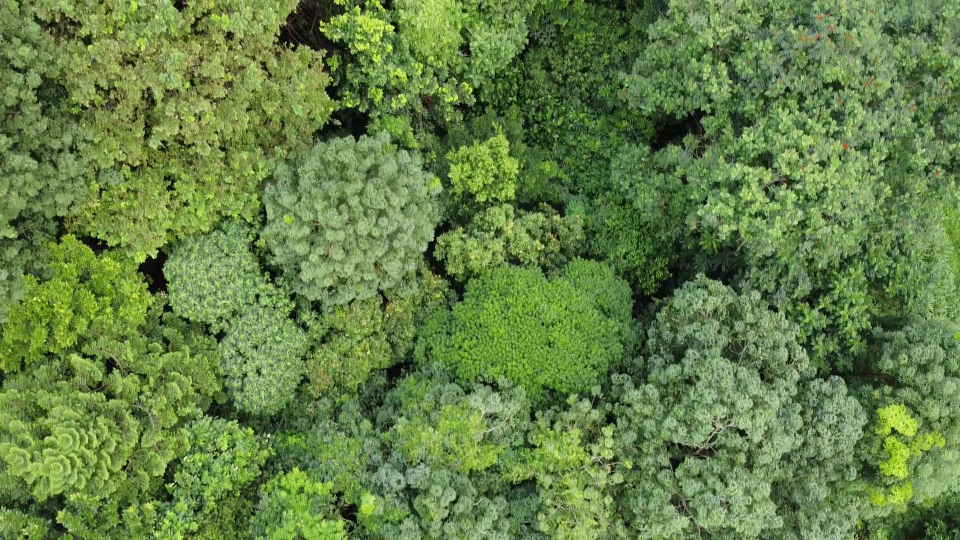
#> input picture data/image.jpg, 1920 x 1080 px, found by its file name (shown at 1/2 size)
$ jupyter execute --allow-errors batch_images.ipynb
#> lines starting #> are read from the running program, lines starting #| are printed output that depends on the picture
# Batch Transformation

With multiple images **of the same size**, you can batch transform them

[cell 1]
from matplotlib import pyplot as plt
from matplotlib.image import imread
from mpl_toolkits.axes_grid1 import ImageGrid
from skimage.util import view_as_blocks

## Read Image and Split them

We split the image into 4 **125 x 125 x 3** images

[cell 2]
ar = imread("../../../data/image.jpg")[:250, :250]
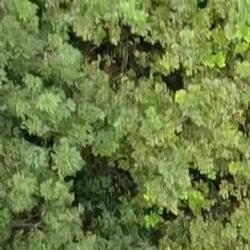
#> ar: shape (250, 250, 3); mean R, G, B 106.9, 123.7, 66.8
ars = view_as_blocks(ar, (125, 125, 3)).reshape(-1, 125, 125, 3)

[cell 3]
fig = plt.figure()
fig.add_subplot(221)
plt.imshow(ars[0])
fig.add_subplot(222)
plt.imshow(ars[1])
fig.add_subplot(223)
plt.imshow(ars[2])
fig.add_subplot(224)
plt.imshow(ars[3])
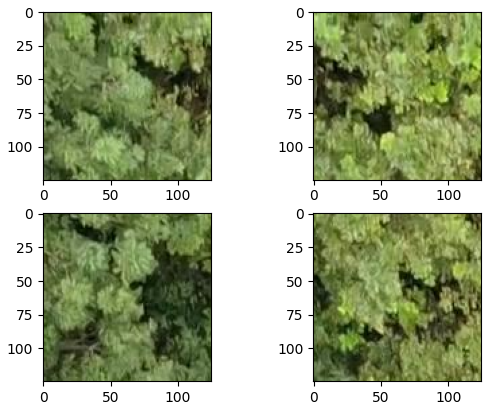
#> figure drawn by matplotlib, 4 panels

## Inspect split array shape

Note that the shape expected is **B x H x W x C**.

- B: Batch
- H: Height
- W: Width
- C: Channel

[cell 4]
ars.shape
#> Out = (4, 125, 125, 3)
